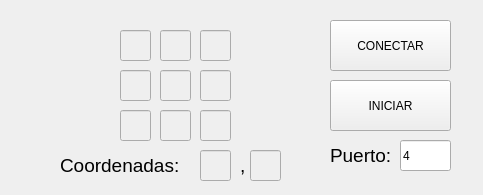
<?xml version="1.0" encoding="UTF-8"?>
<ui version="4.0">
 <class>MainWindow</class>
 <widget class="QMainWindow" name="MainWindow">
  <property name="geometry">
   <rect>
    <x>0</x>
    <y>0</y>
    <width>483</width>
    <height>195</height>
   </rect>
  </property>
  <property name="windowTitle">
   <string>MainWindow</string>
  </property>
  <widget class="QWidget" name="centralwidget">
   <widget class="QPushButton" name="BotonConectar">
    <property name="geometry">
     <rect>
      <x>330</x>
      <y>20</y>
      <width>121</width>
      <height>51</height>
     </rect>
    </property>
    <property name="text">
     <string>CONECTAR</string>
    </property>
   </widget>
   <widget class="QLabel" name="label_13">
    <property name="geometry">
     <rect>
      <x>60</x>
      <y>150</y>
      <width>121</width>
      <height>31</height>
     </rect>
    </property>
    <property name="font">
     <font>
      <pointsize>14</pointsize>
     </font>
    </property>
    <property name="text">
     <string>Coordenadas:</string>
    </property>
   </widget>
   <widget class="QLabel" name="label_14">
    <property name="geometry">
     <rect>
      <x>240</x>
      <y>150</y>
      <width>16</width>
      <height>31</height>
     </rect>
    </property>
    <property name="font">
     <font>
      <pointsize>14</pointsize>
     </font>
    </property>
    <property name="text">
     <string>,</string>
    </property>
   </widget>
   <widget class="QPushButton" name="BotonIniciar">
    <property name="geometry">
     <rect>
      <x>330</x>
      <y>80</y>
      <width>121</width>
      <height>51</height>
     </rect>
    </property>
    <property name="text">
     <string>INICIAR</string>
    </property>
   </widget>
   <widget class="QLabel" name="label_15">
    <property name="geometry">
     <rect>
      <x>330</x>
      <y>140</y>
      <width>61</width>
      <height>31</height>
     </rect>
    </property>
    <property name="font">
     <font>
      <pointsize>14</pointsize>
     </font>
    </property>
    <property name="text">
     <string>Puerto:</string>
    </property>
   </widget>
   <widget class="QLineEdit" name="TextPuerto">
    <property name="geometry">
     <rect>
      <x>400</x>
      <y>140</y>
      <width>51</width>
      <height>31</height>
     </rect>
    </property>
    <property name="text">
     <string>4</string>
    </property>
   </widget>
   <widget class="QLineEdit" name="Text02">
    <property name="enabled">
     <bool>false</bool>
    </property>
    <property name="geometry">
     <rect>
      <x>120</x>
      <y>30</y>
      <width>31</width>
      <height>31</height>
     </rect>
    </property>
    <property name="text">
     <string/>
    </property>
   </widget>
   <widget class="QLineEdit" name="Text12">
    <property name="enabled">
     <bool>false</bool>
    </property>
    <property name="geometry">
     <rect>
      <x>160</x>
      <y>30</y>
      <width>31</width>
      <height>31</height>
     </rect>
    </property>
    <property name="text">
     <string/>
    </property>
   </widget>
   <widget class="QLineEdit" name="Text22">
    <property name="enabled">
     <bool>false</bool>
    </property>
    <property name="geometry">
     <rect>
      <x>200</x>
      <y>30</y>
      <width>31</width>
      <height>31</height>
     </rect>
    </property>
    <property name="text">
     <string/>
    </property>
   </widget>
   <widget class="QLineEdit" name="Text01">
    <property name="enabled">
     <bool>false</bool>
    </property>
    <property name="geometry">
     <rect>
      <x>120</x>
      <y>70</y>
      <width>31</width>
      <height>31</height>
     </rect>
    </property>
    <property name="text">
     <string/>
    </property>
   </widget>
   <widget class="QLineEdit" name="Text21">
    <property name="enabled">
     <bool>false</bool>
    </property>
    <property name="geometry">
     <rect>
      <x>200</x>
      <y>70</y>
      <width>31</width>
      <height>31</height>
     </rect>
    </property>
    <property name="text">
     <string/>
    </property>
   </widget>
   <widget class="QLineEdit" name="Text11">
    <property name="enabled">
     <bool>false</bool>
    </property>
    <property name="geometry">
     <rect>
      <x>160</x>
      <y>70</y>
      <width>31</width>
      <height>31</height>
     </rect>
    </property>
    <property name="text">
     <string/>
    </property>
   </widget>
   <widget class="QLineEdit" name="Text00">
    <property name="enabled">
     <bool>false</bool>
    </property>
    <property name="geometry">
     <rect>
      <x>120</x>
      <y>110</y>
      <width>31</width>
      <height>31</height>
     </rect>
    </property>
    <property name="text">
     <string/>
    </property>
   </widget>
   <widget class="QLineEdit" name="Text20">
    <property name="enabled">
     <bool>false</bool>
    </property>
    <property name="geometry">
     <rect>
      <x>200</x>
      <y>110</y>
      <width>31</width>
      <height>31</height>
     </rect>
    </property>
    <property name="text">
     <string/>
    </property>
   </widget>
   <widget class="QLineEdit" name="Text10">
    <property name="enabled">
     <bool>false</bool>
    </property>
    <property name="geometry">
     <rect>
      <x>160</x>
      <y>110</y>
      <width>31</width>
      <height>31</height>
     </rect>
    </property>
    <property name="text">
     <string/>
    </property>
   </widget>
   <widget class="QLineEdit" name="TextCooX">
    <property name="enabled">
     <bool>false</bool>
    </property>
    <property name="geometry">
     <rect>
      <x>200</x>
      <y>150</y>
      <width>31</width>
      <height>31</height>
     </rect>
    </property>
    <property name="text">
     <string/>
    </property>
   </widget>
   <widget class="QLineEdit" name="TextCooY">
    <property name="enabled">
     <bool>false</bool>
    </property>
    <property name="geometry">
     <rect>
      <x>250</x>
      <y>150</y>
      <width>31</width>
      <height>31</height>
     </rect>
    </property>
    <property name="text">
     <string/>
    </property>
   </widget>
  </widget>
 </widget>
 <resources/>
 <connections/>
</ui>
